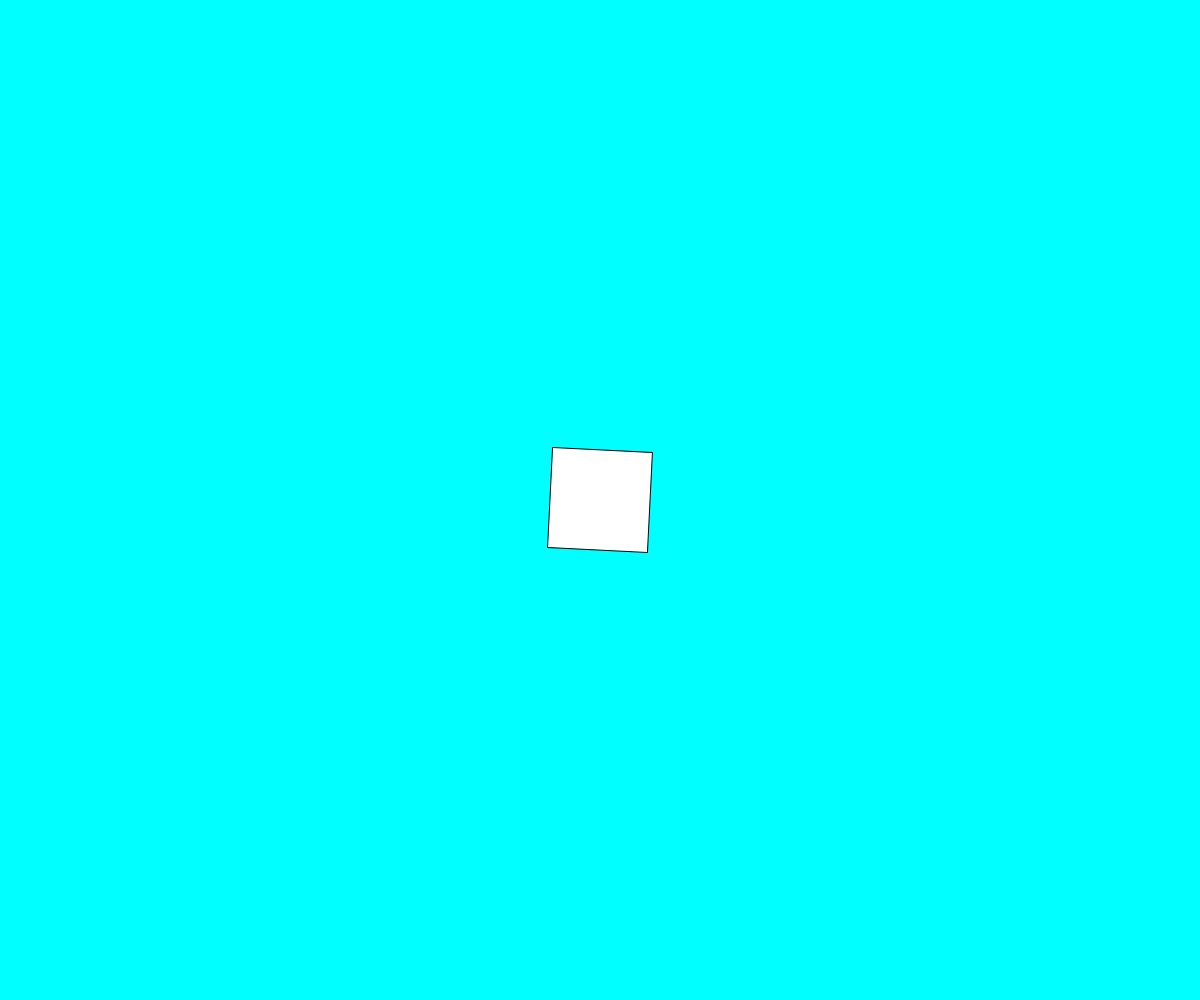
Frame 1 (no input)
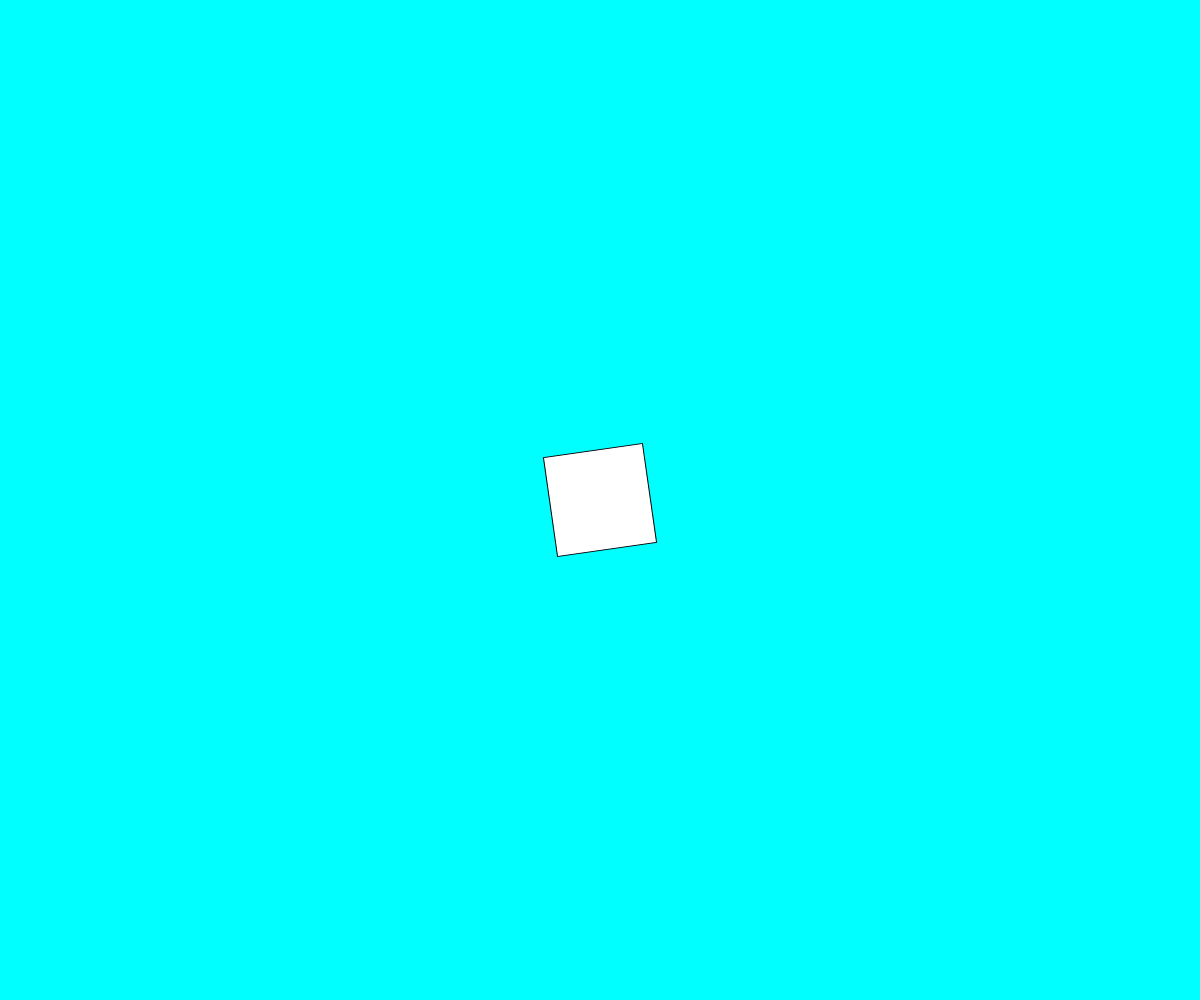
Frame 60 (no input)
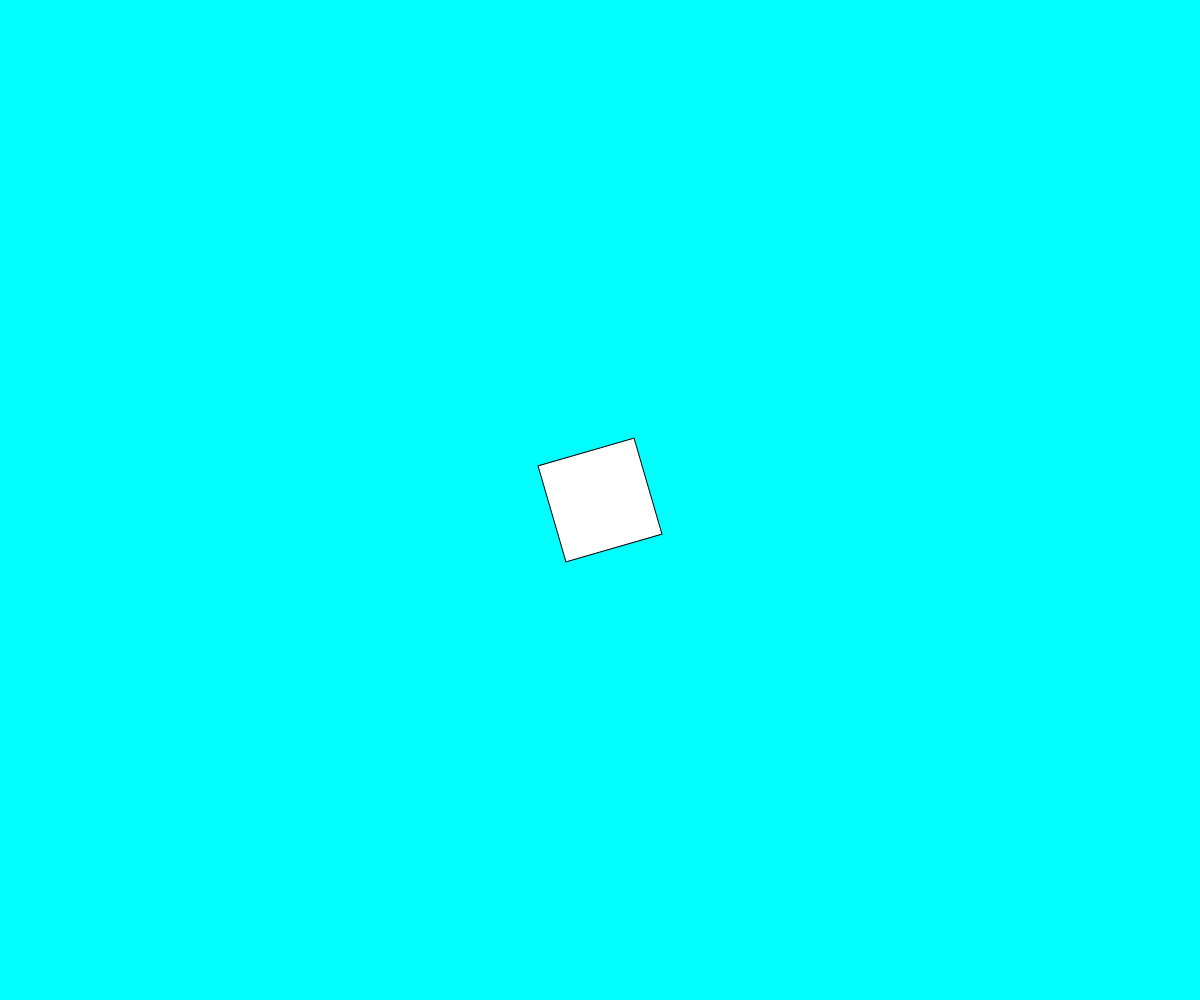
Frame 120 (the mouse pressed at the canvas centre since frame 60)

The p5.js sketch that drew these frames (run headless with seeded random() and noise() and a simulated clock; from frame 60 on, the mouse is pressed at the canvas centre):

// p5.js sketch
// ── sketch.js
var rad = 0;

function setup() {
  createCanvas(windowWidth, windowHeight);
}

function draw() {
  background("aqua");
  rectMode(CENTER);

  push();
  rad += 0.05;
  translate(windowWidth/2, windowHeight/2);
  rotate(rad);
  square(0, 0, 100);
  pop();
}

function windowResized() {
  resizeCanvas(windowWidth, windowHeight);
}
